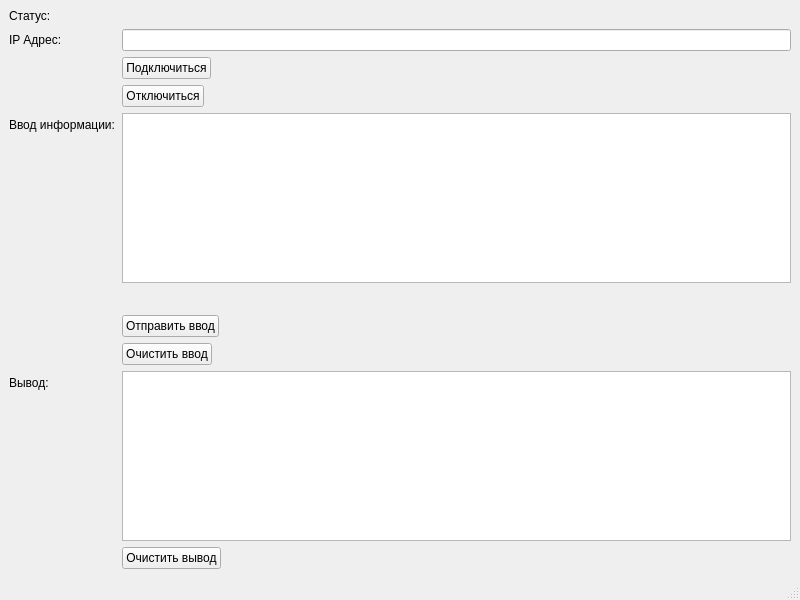
<?xml version="1.0" encoding="UTF-8"?>
<ui version="4.0">
 <class>ClientWindow</class>
 <widget class="QMainWindow" name="ClientWindow">
  <property name="geometry">
   <rect>
    <x>0</x>
    <y>0</y>
    <width>800</width>
    <height>600</height>
   </rect>
  </property>
  <property name="minimumSize">
   <size>
    <width>800</width>
    <height>600</height>
   </size>
  </property>
  <property name="maximumSize">
   <size>
    <width>800</width>
    <height>600</height>
   </size>
  </property>
  <property name="windowTitle">
   <string>ClientWindow</string>
  </property>
  <widget class="QWidget" name="centralwidget">
   <property name="minimumSize">
    <size>
     <width>800</width>
     <height>557</height>
    </size>
   </property>
   <property name="maximumSize">
    <size>
     <width>800</width>
     <height>600</height>
    </size>
   </property>
   <layout class="QGridLayout" name="gridLayout_2">
    <item row="0" column="0">
     <layout class="QFormLayout" name="formLayout">
      <property name="fieldGrowthPolicy">
       <enum>QFormLayout::FieldGrowthPolicy::ExpandingFieldsGrow</enum>
      </property>
      <item row="1" column="0">
       <widget class="QLabel" name="labelIP">
        <property name="text">
         <string>IP Адрес:</string>
        </property>
       </widget>
      </item>
      <item row="10" column="0">
       <widget class="QLabel" name="labelDebugOutput">
        <property name="text">
         <string>Вывод:</string>
        </property>
       </widget>
      </item>
      <item row="10" column="1">
       <widget class="QTextEdit" name="textEditOutput">
        <property name="enabled">
         <bool>true</bool>
        </property>
       </widget>
      </item>
      <item row="4" column="0">
       <widget class="QLabel" name="labelInput">
        <property name="text">
         <string>Ввод информации:</string>
        </property>
       </widget>
      </item>
      <item row="4" column="1">
       <widget class="QTextEdit" name="textEditInput"/>
      </item>
      <item row="6" column="1">
       <widget class="QPushButton" name="pushButtonSend">
        <property name="text">
         <string>Отправить ввод</string>
        </property>
       </widget>
      </item>
      <item row="7" column="1">
       <widget class="QPushButton" name="pushButtonClearInput">
        <property name="text">
         <string>Очистить ввод</string>
        </property>
       </widget>
      </item>
      <item row="11" column="1">
       <widget class="QPushButton" name="pushButtonClearOuput">
        <property name="text">
         <string>Очистить вывод</string>
        </property>
       </widget>
      </item>
      <item row="3" column="1">
       <widget class="QPushButton" name="pushButtonDisconnect">
        <property name="text">
         <string>Отключиться</string>
        </property>
       </widget>
      </item>
      <item row="2" column="1">
       <widget class="QPushButton" name="pushButtonConnect">
        <property name="text">
         <string>Подключиться</string>
        </property>
       </widget>
      </item>
      <item row="0" column="0">
       <widget class="QLabel" name="labelNameStatus">
        <property name="minimumSize">
         <size>
          <width>0</width>
          <height>10</height>
         </size>
        </property>
        <property name="maximumSize">
         <size>
          <width>16777215</width>
          <height>20</height>
         </size>
        </property>
        <property name="text">
         <string>Статус:</string>
        </property>
       </widget>
      </item>
      <item row="0" column="1">
       <widget class="QLabel" name="labelStatus">
        <property name="maximumSize">
         <size>
          <width>16777215</width>
          <height>20</height>
         </size>
        </property>
        <property name="text">
         <string/>
        </property>
       </widget>
      </item>
      <item row="5" column="1">
       <widget class="QLabel" name="labelInformationInput">
        <property name="minimumSize">
         <size>
          <width>0</width>
          <height>20</height>
         </size>
        </property>
        <property name="maximumSize">
         <size>
          <width>16777215</width>
          <height>20</height>
         </size>
        </property>
        <property name="text">
         <string/>
        </property>
       </widget>
      </item>
      <item row="1" column="1">
       <widget class="QLineEdit" name="lineEditIP">
        <property name="sizePolicy">
         <sizepolicy hsizetype="Expanding" vsizetype="Fixed">
          <horstretch>0</horstretch>
          <verstretch>0</verstretch>
         </sizepolicy>
        </property>
       </widget>
      </item>
     </layout>
    </item>
   </layout>
  </widget>
  <widget class="QMenuBar" name="menubar">
   <property name="geometry">
    <rect>
     <x>0</x>
     <y>0</y>
     <width>800</width>
     <height>21</height>
    </rect>
   </property>
  </widget>
  <widget class="QStatusBar" name="statusbar"/>
 </widget>
 <resources/>
 <connections/>
</ui>
